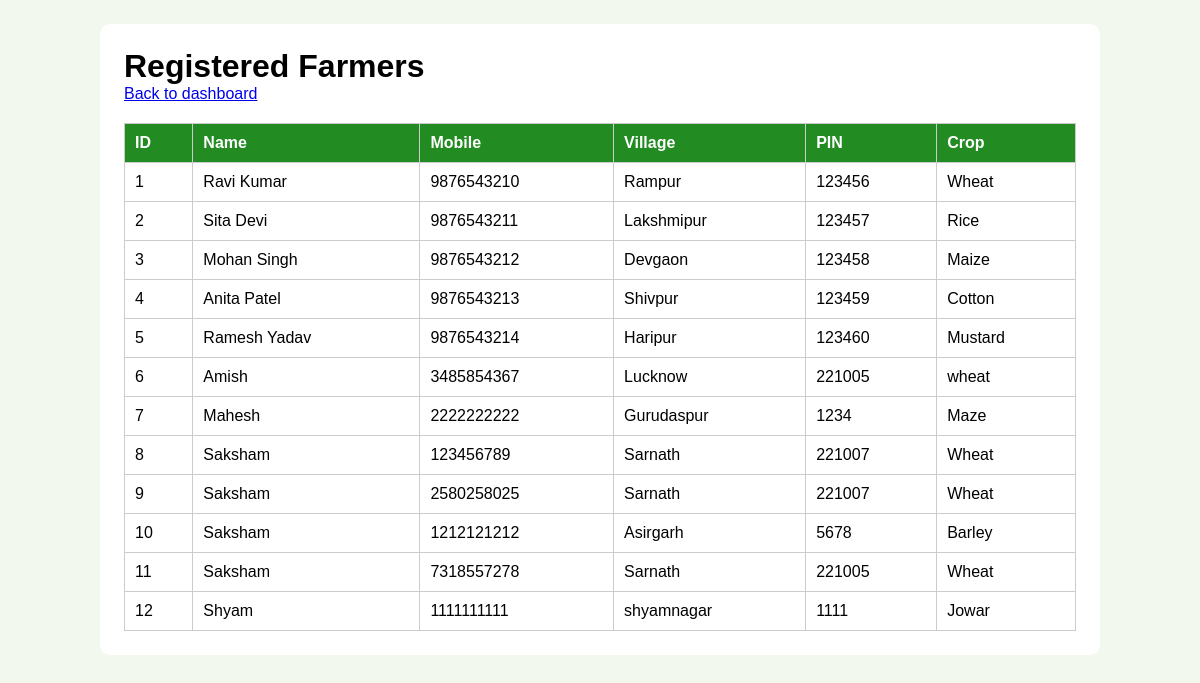
Page /view_farmers (signed in) on the earlier database version.
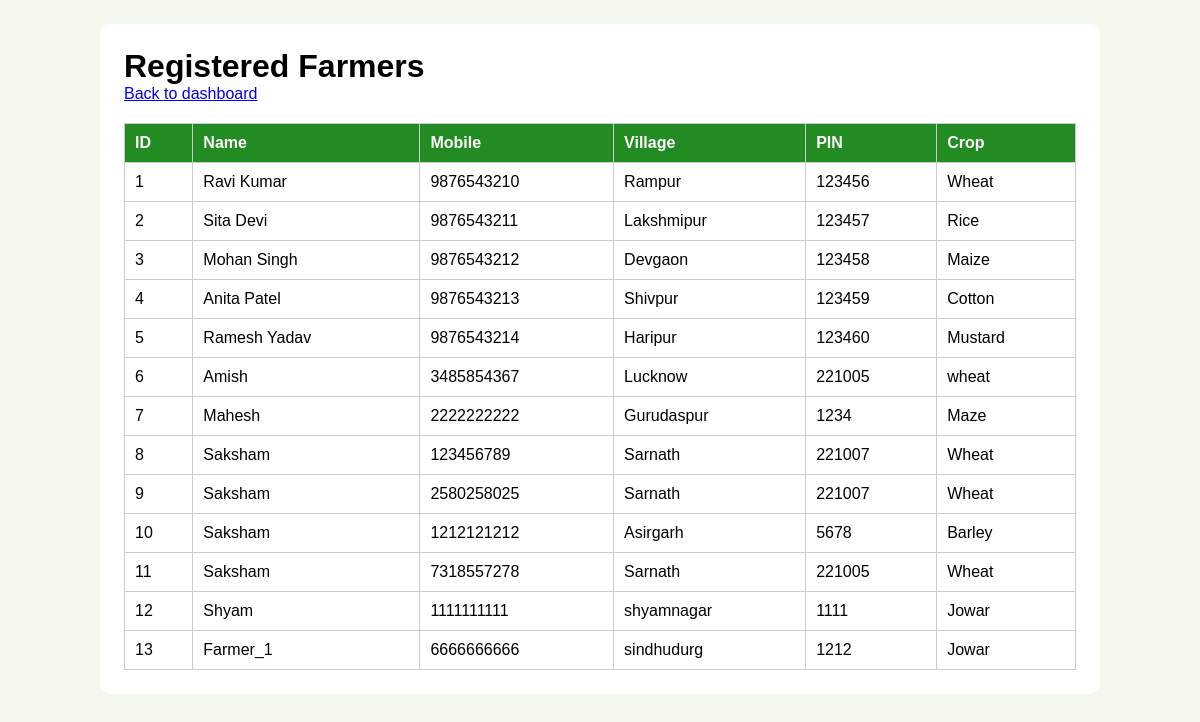
Same page on the later database version.
### tables this page shows
CREATE TABLE farmers (
                Farmer_id INTEGER PRIMARY KEY AUTOINCREMENT,
                Name TEXT NOT NULL,
                Mobile INTEGER UNIQUE NOT NULL,
                Village TEXT NOT NULL,
                Village_pin INTEGER NOT NULL,
                Crop TEXT NOT NULL
            , Password_hash TEXT);

### app.py (the view)
@app.route("/view_farmers")
def view_farmers():
    if not admin_is_logged_in():
        return redirect(url_for("admin_login"))
    farmer_records = database.get_all_details()
    return render_template("admin_farmers.html", farmers=farmer_records)

### app.py (called while the page is built)
def admin_is_logged_in():
    if session.get("role") == "admin":
        return True
    return False

### database.py (called while the page is built)
def get_all_details():
    conn = sqlite3.connect("database.db")
    try:
        cursor = conn.cursor()
        cursor.execute("SELECT * FROM farmers")
        details = cursor.fetchall()
        for detail in details:
            print(detail)
        print(f"Total farmers retrieved: {len(details)}")
        return details
    finally:
        conn.close()

### templates/admin_farmers.html (shortened to what this page needs)
<!DOCTYPE html>
<html lang="en">
<head>
    <link rel="stylesheet" href="{{ url_for('style') }}">
</head>
<body>
    <main>
        <h1>Registered Farmers</h1>
        <p><a href="{{ url_for('admin_dashboard') }}">Back to dashboard</a></p>
        <table>
            <thead><tr><th>ID</th><th>Name</th><th>Mobile</th><th>Village</th><th>PIN</th><th>Crop</th></tr></thead>
            <tbody>
                {% for farmer in farmers %}
                <tr>
                    <td>{{ farmer[0] }}</td><td>{{ farmer[1] }}</td><td>{{ farmer[2] }}</td>
                    <td>{{ farmer[3] }}</td><td>{{ farmer[4] }}</td><td>{{ farmer[5] }}</td>
                </tr>
                {% else %}
                <tr><td colspan="6">No farmers are registered yet.</td></tr>
                {% endfor %}
            </tbody>
        </table>
    </main>
</body>
</html>

Differences in the rows shown:
added farmers: Farmer_id "13", Name "Farmer_1", Mobile "6666666666", Village "sindhudurg", Village_pin "1212", Crop "Jowar"
